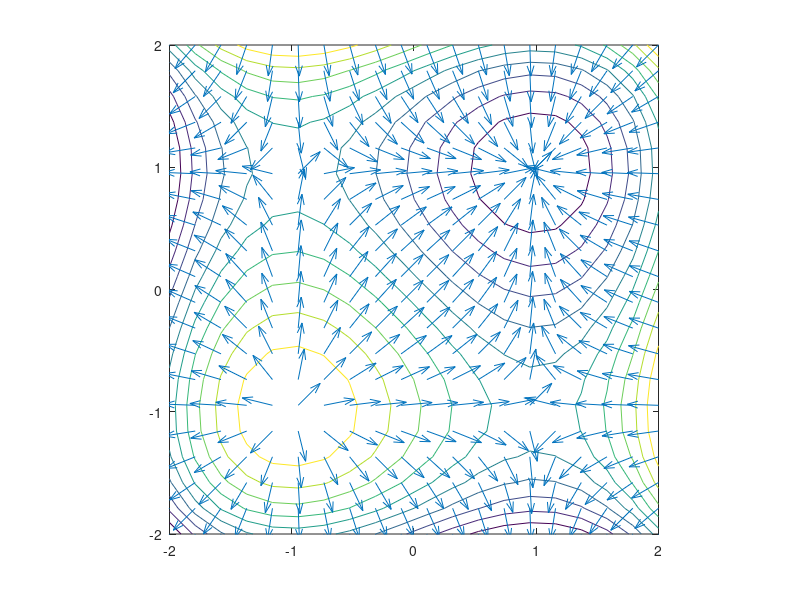

This chart was generated by the following MATLAB code:
clear all ;
clf ;

f = @(x,y) x.^3 + y.^3 - 3*x - 3*y ;
fV = @(v) f(v(1),v(2)) ;


xb = linspace(-2,2,20) ;
yb = linspace(-2,2,20) ;
[X,Y] = meshgrid(xb, yb) ;
Z = f(X,Y) ;
% meshc(X,Y,Z) ;

contour(X,Y,Z) ;
hold on ;
[Gx,Gy]=gradient(Z) ;
Gx = -Gx ; % a csökkenés iránya érdekel
Gy = -Gy ;
L = sqrt(Gx.^2 + Gy.^2) ; % normálás
Gx = Gx ./ L ;
Gy = Gy ./ L ;

quiver(X,Y,Gx,Gy) ;
axis equal ;

% x0 = [0.5; 0.5] ;
% [loc, val, flag, out] = fminsearch(fv, x0) ;
% [loc, val, flag, out] = fminunc(fV, x0) ;
